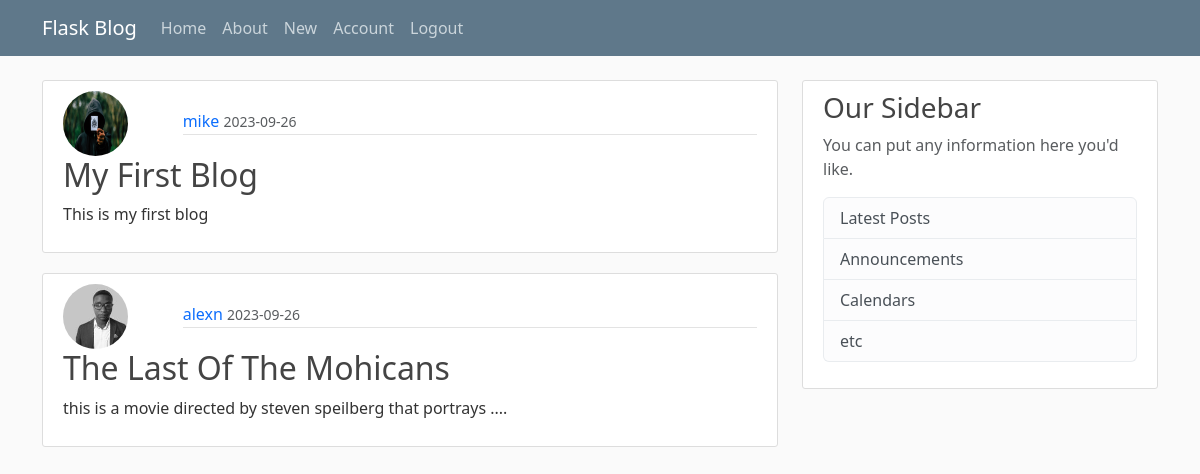
The app's page / (signed in) with its own data.
### flaskblog/models.py (models this page shows, shortened)
class Post(db.Model):
    id = db.Column(db.Integer, primary_key=True)
    title = db.Column(db.String(100), nullable=False)
    date_posted = db.Column(db.DateTime, nullable=False, default=datetime.utcnow)
    content = db.Column(db.Text(), nullable=False)
    user_id = db.Column(db.Integer, db.ForeignKey('user.id'), nullable=False)

class User(db.Model, UserMixin):
    id = db.Column(db.Integer, primary_key=True)
    username = db.Column(db.String(20), unique=True, nullable=False)
    email = db.Column(db.String(120), unique=True, nullable=False)
    image_file = db.Column(db.String(20), nullable=False, default="default.jpg")
    password = db.Column(db.String(60), nullable=False)
    posts = db.relationship("Post", backref="author", lazy=True)

### flaskblog/routes.py (the view)
@app.route("/home")
@app.route("/")
def home():
    posts = Post.query.all()
    return render_template("home.html", posts=posts)

### flaskblog/models.py (called while the page is built)
@login_manager.user_loader
def load_user(user_id):
    return User.query.get(int(user_id))

### flaskblog/templates/home.html
{% extends 'base.html' %}
{% block content %}
    {% for post in posts %}
        <article class="media content-section bg-gray-100">
            <div class="media-body">
                <div class="row align-items-center">
                    <div class="col-md-2">
                        <img class="rounded-circle article-img"
                            src="{{ url_for('static', filename='/profile_pics/' + post.author.image_file) }}"
                            alt="profile pic">
                    </div>
                    <div class="col-md-10">
                        <div class="article-metadata">
                            <a class="mr-2 text-decoration-none text-primary" href="#">{{ post.author.username }}</a>
                            <small class="text-muted">{{ post.date_posted.strftime('%Y-%m-%d') }}</small>
                        </div>
                    </div>
                </div>
                <div class="row">
                    <div class="col-md-12">
                        <h2><a class="article-title text-decoration-none" href="{{ url_for('post', post_id=post.id ) }}">{{ post.title }}</a></h2>
                        <p class="article-content">{{ post.content }}</p>
                    </div>
                </div>
            </div>
        </article>
    {% endfor %}
{% endblock %}

### flaskblog/static/main.css (style rules this page uses)
body { background: #fafafa; color: #333333; margin-top: 5rem; }
h1, h2, h3, h4, h5, h6 { color: #444444; }
.content-section { background: #ffffff; padding: 10px 20px; border: 1px solid #dddddd; border-radius: 3px; margin-bottom: 20px; }
.article-title { color: #444444; }
.article-content { white-space: pre-line; }
.article-img { height: 65px; width: 65px; margin-right: 16px; }
.article-metadata { padding-bottom: 1px; margin-bottom: 4px; border-bottom: 1px solid #e3e3e3 }

### records on screen
Post: image_file (placeholder picture), author.username "mike", date_posted "2023-09-26", title "My First Blog", content "This is my first blog"
Post: image_file (picture), author.username "alexn", date_posted "2023-09-26", title "The Last Of The Mohicans", content "this is a movie directed by steven speilberg that portrays ...."
